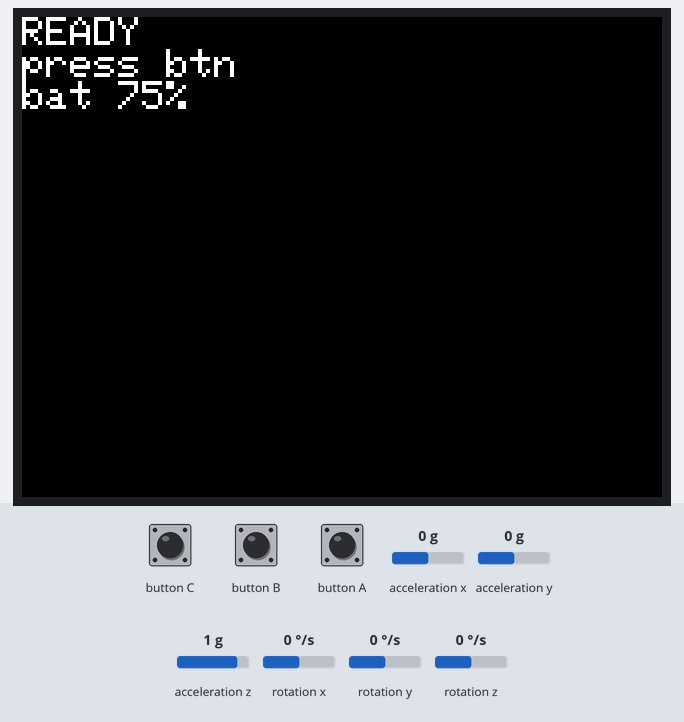
Simulated run of this program. Board: ESP32-S3. Shown: 320×240 colour display. The inputs (shaded band) are chosen by the test bench; at power-on: acceleration x 0 g, acceleration y 0 g, acceleration z 1 g, rotation x 0 °/s, rotation y 0 °/s, rotation z 0 °/s. Storage starts empty; nothing arrives over Bluetooth unless stated; a phone connects over Bluetooth LE 3 s after start.

Above: at 1.4 s.
1.5 s: button A pressed for 0.15 s
At 2.6 s:
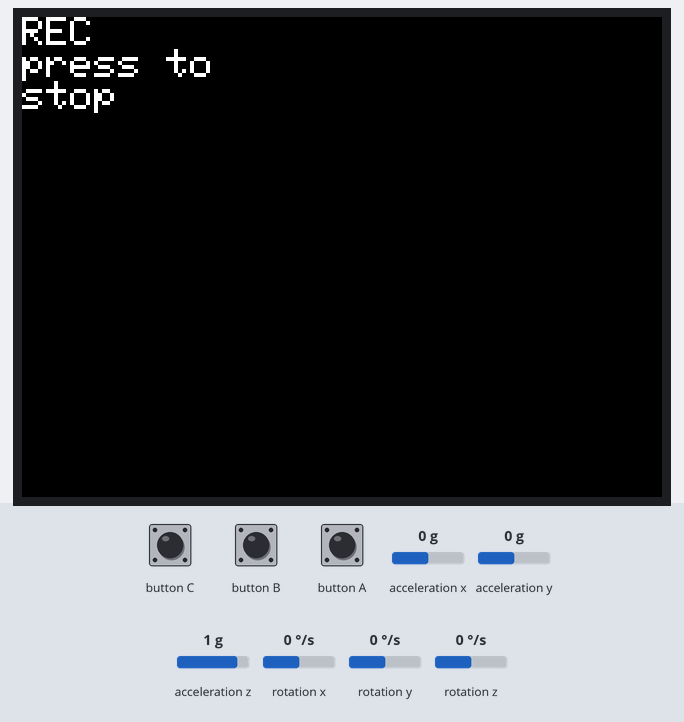
3.1 s: button A pressed for 1 s
At 4.2 s:
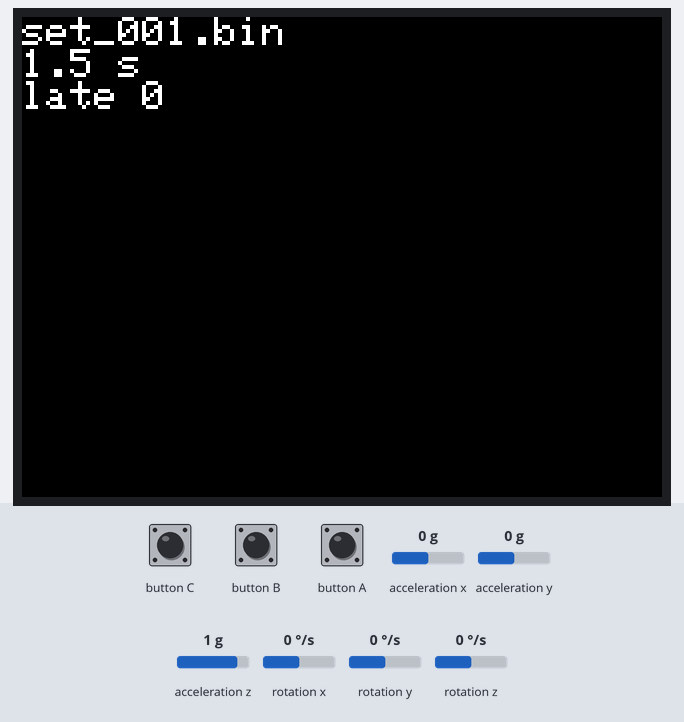
7.1 s: button A pressed for 3.2 s
At 8.2 s:
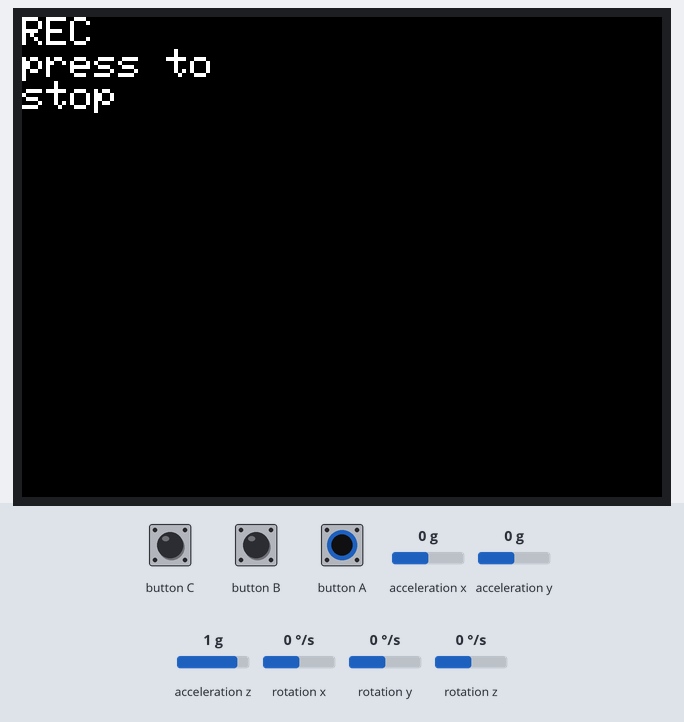
Timing chart, 0 to 10.1 s (numbered marks = the images above; inputs shaded):
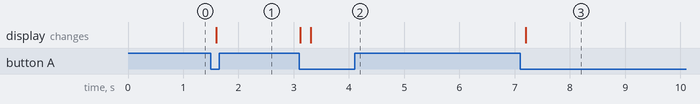

The program:

main.cpp
```cpp
#include <M5Unified.h>
#include <LittleFS.h>
#include <vector>
#include <Arduino.h>
#include <NimBLEDevice.h>
#include <freertos/FreeRTOS.h>
#include <freertos/queue.h>
#include <freertos/task.h>

constexpr uint32_t SAMPLE_PERIOD_US = 5000;
constexpr uint32_t MAX_SECONDS = 120;
constexpr uint32_t MAX_SAMPLES = (1000000UL * MAX_SECONDS) / SAMPLE_PERIOD_US;

struct __attribute__((packed)) Sample {
  uint32_t t_us;
  int16_t ax, ay, az;
  int16_t gx, gy, gz;
};

enum class State{
  IDLE,
  RECORDING,
  STREAMING
};

static const char* SVC_UUID  = "7a0f0001-5b1e-4c52-9a0b-6f7c0e3b5a10";
static const char* DATA_UUID = "7a0f0002-5b1e-4c52-9a0b-6f7c0e3b5a10";

constexpr size_t SAMPLES_PER_PACKET = 8;
NimBLEServer* bleServer = nullptr;
NimBLECharacteristic* dataChar = nullptr;
NimBLECharacteristic* batteryChar = nullptr;
constexpr size_t PACKET_BYTES = 2 + SAMPLES_PER_PACKET * 16;
struct Packet {
  uint8_t len;
  uint8_t data[PACKET_BYTES];
};
Packet pkt;
uint8_t pktSeq = 0;
size_t pktCount = 0;
QueueHandle_t txQueue = nullptr;
uint32_t droppedPackets = 0;
volatile bool batteryNotifyPending = false;

Sample* buf = nullptr;
size_t count = 0;
uint32_t t0 = 0, nextTick = 0, lateCount = 0;
State state = State::IDLE;


static int16_t toI16(float v, float scale){
  float s = v*scale;
  if(s>32767){
    s=32767;
  }else if(s<-32768){
    s=-32768;
  }
  return (int16_t)lroundf(s);
}

void show(const char *l1, const char*l2 = "", const char* l3 = ""){
  M5.Display.fillScreen(BLACK);
  M5.Display.setCursor(0, 0);
  M5.Display.println(l1);
  M5.Display.println(l2);
  M5.Display.println(l3);
}

void startRecording(){
  count = 0;
  lateCount = 0;
  show("REC", "press to", "stop");
  t0 = micros();
  nextTick = t0;
  state = State::RECORDING;
}

void stopRecording(){
  state = State::IDLE;
  show("SAVING...");
  char name[24];
  for(int i=1; i<1000; i++){
    snprintf(name, sizeof(name), "/set_%03d.bin", i);
    if(!LittleFS.exists(name)){
      break;
    }
  }
  size_t expected = count * sizeof(Sample);
  size_t written = 0;
  File f = LittleFS.open(name, "w");
  if(f){
    written = f.write((const uint8_t*)buf, expected);
    f.close();
  }
  char l2[24], l3[24];
  snprintf(l2, sizeof(l2), "%.1f s", count * SAMPLE_PERIOD_US / 1e6);
  snprintf(l3, sizeof(l3), "late %lu", (unsigned long)lateCount);
  show(written == expected ? name + 1 : "SAVE FAILED", l2, l3);
}

void showReady(){
  char batLine[24];
  snprintf(batLine, sizeof(batLine), "bat %d%%%s",
         M5.Power.getBatteryLevel(),
         M5.Power.isCharging() ? " chg" : "");
  show("READY", "press btn", batLine);
}

void streamSample(const Sample& s){
  memcpy(pkt.data + 2 + pktCount * sizeof(Sample), &s, sizeof(Sample));
  if(++pktCount == SAMPLES_PER_PACKET){
    pkt.data[0] = pktSeq++;
    pkt.data[1] = (uint8_t)pktCount;
    pkt.len = (uint8_t)(2 + pktCount * sizeof(Sample));
    if(xQueueSend(txQueue, &pkt, 0) != pdTRUE){
      droppedPackets++;
    }
    pktCount = 0;
  }
}

void txTask(void*){
  Packet p;
  for(;;){
    if(xQueueReceive(txQueue, &p, pdMS_TO_TICKS(100)) == pdTRUE){
      if(state == State::STREAMING && dataChar){
        dataChar->setValue(p.data, p.len);
        dataChar->notify();
      }
    }
    if(batteryNotifyPending){
      batteryNotifyPending = false;
      if(batteryChar && batteryChar->getSubscribedCount() > 0){
        batteryChar->notify();
      }
    }
  }
}

void startStreaming(){
  xQueueReset(txQueue);
  pktCount = 0;
  pktSeq = 0;
  droppedPackets = 0;
  lateCount = 0;
  t0 = micros();
  nextTick = t0;
  state = State::STREAMING;
  show("STREAM", "phone", "connected");
}

void stopStreaming(){
  state = State::IDLE;
  showReady();
}

void setupBle(){
  NimBLEDevice::init("VBT-StickS3");
  NimBLEDevice::setMTU(247);
  bleServer = NimBLEDevice::createServer();
  NimBLEService* svc = bleServer->createService(SVC_UUID);
  dataChar = svc->createCharacteristic(DATA_UUID, NIMBLE_PROPERTY::NOTIFY);
  svc->start();
  NimBLEService* bat = bleServer->createService("180F");
  batteryChar = bat->createCharacteristic("2a19", NIMBLE_PROPERTY::READ | NIMBLE_PROPERTY::NOTIFY);
  uint8_t level = (uint8_t)constrain(M5.Power.getBatteryLevel(), 0, 100);
  batteryChar->setValue(&level,1);
  bat->start();
  NimBLEAdvertising* adv = NimBLEDevice::getAdvertising();
  adv->addServiceUUID(SVC_UUID);
  adv->setScanResponse(true);
  adv->start();
}

void updateBattery(){
  static uint32_t lastUpdate = 0;
  if(millis() - lastUpdate < 30000 && lastUpdate != 0){
    return;
  }
  lastUpdate = millis();
  uint8_t level = (uint8_t)constrain(M5.Power.getBatteryLevel(), 0, 100);
  batteryChar->setValue(&level, 1);
  batteryNotifyPending = true;
}

void pollBle(){
  updateBattery();
  bool subscribed = dataChar && dataChar->getSubscribedCount() > 0;
  if(state == State::IDLE && subscribed){
    startStreaming();
  }else if(state == State::STREAMING && !subscribed){
    stopStreaming();
  }
  if(bleServer->getConnectedCount() == 0 && !NimBLEDevice::getAdvertising()->isAdvertising()){
    NimBLEDevice::getAdvertising()->start();
  }
}

void sampleOnce(){
  uint32_t now = micros();
  int32_t lateness = (int32_t)(now - nextTick);
  if(lateness < 0){
    if(lateness < -1500){
      delay(1);
    }
    return;
  }
  if(lateness > (int32_t)(2*SAMPLE_PERIOD_US)){
    lateCount++;
    nextTick = now;
  }
  nextTick += SAMPLE_PERIOD_US;

  if(!M5.Imu.update()){
    return;
  }
  auto d = M5.Imu.getImuData();
  Sample s;
  s.t_us = now - t0;
  s.ax = toI16(d.accel.x, 1000.0f);
  s.ay = toI16(d.accel.y, 1000.0f);
  s.az = toI16(d.accel.z, 1000.0f);
  s.gx = toI16(d.gyro.x, 10.0f);
  s.gy = toI16(d.gyro.y, 10.0f);
  s.gz = toI16(d.gyro.z, 10.0f);

  if(state == State::STREAMING){
    streamSample(s);
    return;
  }
  buf[count++] = s;
  if(count >= MAX_SAMPLES){
    stopRecording();
  }
}

void dumpFile(String name){
  if(!name.startsWith("/")){
    name = "/" + name;
  }
  File f = LittleFS.open(name, "r");
  if(!f){
    Serial.println("ERR");
    return;
  }
  Serial.println("BEGIN");
  Serial.println("t_s,ax_g,ay_g,az_g,gx_dps,gy_dps,gz_dps");
  Sample s;
  while (f.read((uint8_t*)&s, sizeof(s)) == sizeof(s)) {
    Serial.printf("%.6f,%.3f,%.3f,%.3f,%.1f,%.1f,%.1f\n",
                  s.t_us / 1e6, s.ax / 1000.0, s.ay / 1000.0, s.az / 1000.0,
                  s.gx / 10.0, s.gy / 10.0, s.gz / 10.0);
  }
  f.close();
  Serial.println("END");
}

void handleSerial() {
  if (!Serial.available()) return;
  String cmd = Serial.readStringUntil('\n');
  cmd.trim();
  if (cmd == "ls") {
    File root = LittleFS.open("/");
    for (File f = root.openNextFile(); f; f = root.openNextFile()) {
      Serial.printf("FILE %s %u\n", f.name(), (unsigned)f.size());
    }
    Serial.println("END");
  } else if (cmd.startsWith("dump ")) {
    dumpFile(cmd.substring(5));
  } else if (cmd == "rmall") {
    std::vector<String> names;
    File root = LittleFS.open("/");
    for (File f = root.openNextFile(); f; f = root.openNextFile()) {
      names.push_back(String("/") + f.name());
    }
    for (auto& n : names) LittleFS.remove(n);
    Serial.println("END");
  }
}

void setup() {
  auto cfg = M5.config();
  M5.begin(cfg);
  setCpuFrequencyMhz(80);
  M5.Display.setBrightness(3);
  Serial.begin(115200);
  M5.Display.setTextSize(2);

  buf = (Sample*)ps_malloc(MAX_SAMPLES * sizeof(Sample));
  if (!buf) { show("NO PSRAM"); while (true) delay(1000); }
  if (!LittleFS.begin(true)) { show("FS ERROR"); while (true) delay(1000); }
  txQueue = xQueueCreate(16, sizeof(Packet));
  xTaskCreatePinnedToCore(txTask, "ble_tx", 8192, nullptr, 1, nullptr, 0);
  setupBle();
  showReady();
}

void loop() {
  static uint32_t lastPoll = 0;
  if (millis() - lastPoll >= 20) {
    lastPoll = millis();
    M5.update();
    if (M5.BtnA.wasPressed()) {
      if (state == State::IDLE) startRecording();
      else if (state == State::RECORDING) stopRecording();
    }
    pollBle();
  }
  if (state == State::RECORDING || state == State::STREAMING) {
    sampleOnce();
  } else {
    handleSerial();
    delay(2);
  }
}
```

Measured:
- after the input at 1.5 s, the display: changes after 0.10 s (image 1)
- after the input at 3.1 s, the display: first changes at once (image 2 shows a later state)
- after the input at 7.1 s, the display: changes after 0.10 s (image 3)
